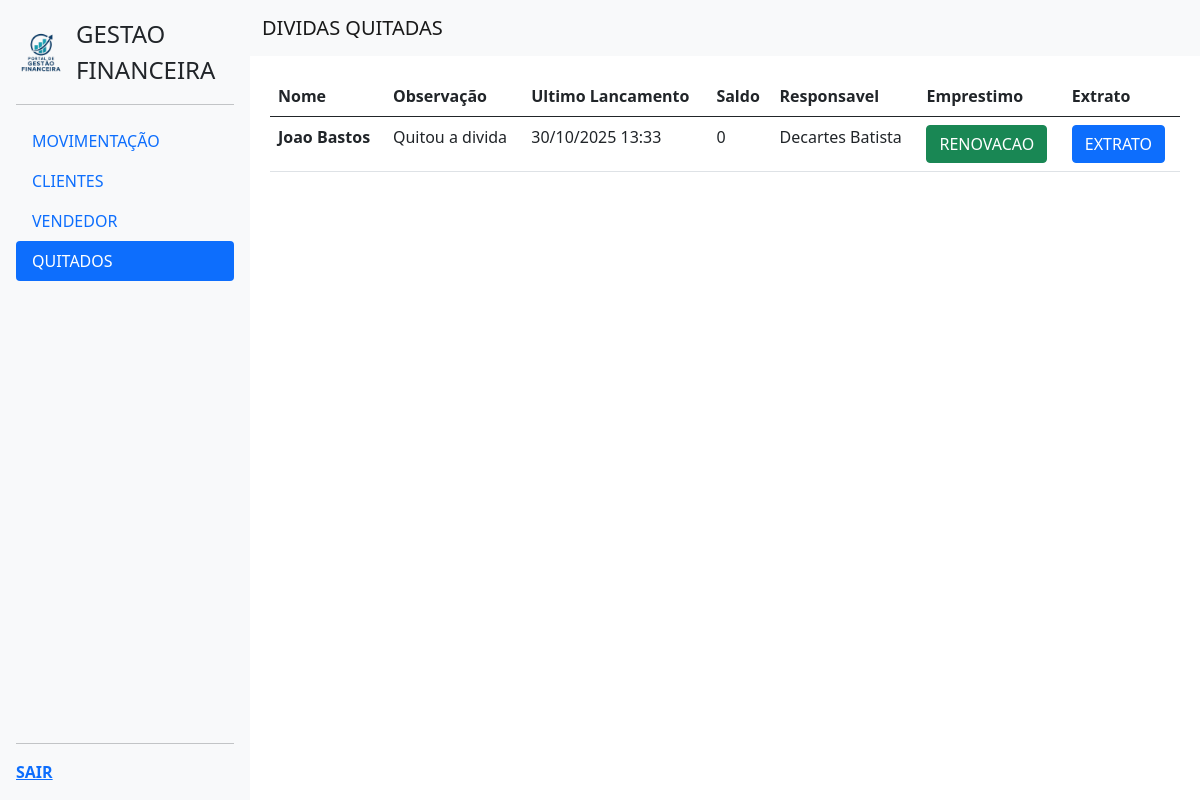
Page /quitado (signed in) on the committed database.
### movimentacao/models.py (models this page shows)
class Cliente(database.Model):
    id_vendedor = database.Column(database.Integer, database.ForeignKey('cliente.id'), nullable=False)
    id = database.Column(database.Integer, primary_key=True)
    nome = database.Column(database.String, nullable=False)
    cpf = database.Column(database.String, nullable=False)
    saldo = database.Column(database.String, nullable=True)
    telefone = database.Column(database.String, nullable=False)
    email = database.Column(database.String, nullable=False)
    data_nascimento = database.Column(database.String, nullable=False)
    usuario_insert = database.Column(database.String, nullable=False)

class Usuario(database.Model, UserMixin):
    id = database.Column(database.Integer, primary_key=True)
    username = database.Column(database.String, nullable=False)
    email = database.Column(database.String, nullable=False, unique=True)
    senha = database.Column(database.String, nullable=False)
    nivel = database.Column(database.String, nullable=False)

### movimentacao/routes.py (the view)
@app.route("/quitado")
@login_required
def quitado():
    qui="qui"
    user = Usuario.query.get(int(current_user.id))
    clientes = database.session.query(Cliente, Usuario).join(Usuario, Cliente.id_vendedor == Usuario.id).filter(Cliente.saldo == '0').all()
    movimentacao = conn.execute("SELECT max(data), id_cliente, obs from movimentacao group by id_cliente").fetchall()
    movimentacao_map = {row[1]: row[0] for row in movimentacao}
    movimentacao_map_obs = {row[1]: row[2] for row in movimentacao}
    total_saldo = database.session.query(database.func.sum(Cliente.saldo)).first()
    return render_template("quitado.html", clientes=clientes, qui=qui, user=user, movimentacao_map=movimentacao_map, total_saldo=total_saldo, movimentacao_map_obs=movimentacao_map_obs)

### movimentacao/models.py (called while the page is built)
@login_manager.user_loader
def load_usuario(id_usuario):
    return Usuario.query.get(int(id_usuario))

### movimentacao/templates/quitado.html (shortened to what this page needs)
{% extends "navbar.html" %}
 {% block titlle %}
      DIVIDAS QUITADAS
      {% endblock %}
{% block body %}
       <table class="table">
  <thead>
    <tr>
      <th scope="col">Nome</th>
      <th scope="col">Observação</th>
      <th scope="col">Ultimo Lancamento</th>
      <th scope="col">Saldo</th>
      <th scope="col">Responsavel</th>
      <th scope="col">Emprestimo</th>
      <th scope="col">Extrato</th>
    </tr>
  </thead>
  <tbody>
    {% for cliente in clientes %}
    {% set cliente, usuario = cliente %}
    <tr>
      <th scope="row">{{ cliente.nome }}</th>
      <td>
         {% set ultima_movimentacao = movimentacao_map_obs.get(cliente.id) %}
        {% if ultima_movimentacao %}
          {{ ultima_movimentacao }}
        {% else %}
          Sem Lancamentos
        {% endif %}
      </td>
      <td>
      {% set ultima_movimentacao = movimentacao_map.get(cliente.id) %}
        {% if ultima_movimentacao %}
          {{ ultima_movimentacao }}
        {% else %}
          Sem Lancamentos
        {% endif %}
        </td>
      <td>{{ cliente.saldo}}</td>
      <td>{{ usuario.username}}</td>
      <td><a href="{{ url_for('valor_emprestimo', id_user=cliente.id) }}" class="btn btn-success">RENOVACAO</a></td>
      <td><a href="{{ url_for('extrato', id=cliente.id) }}" class="btn btn-primary">EXTRATO</a></td>
    </tr>
    {% endfor %}
  </tbody>
</table>
  </body>
{% endblock %}

### movimentacao/templates/navbar.html (style rules this page uses)
body { display: flex; min-height: 100vh; margin: 0; padding: 0; }

### rows in the picture
Cliente: nome "Joao Bastos", ultima_movimentacao "Quitou a divida", ultima_movimentacao "30/10/2025 13:33", saldo "0"
Usuario: username "Decartes Batista"
